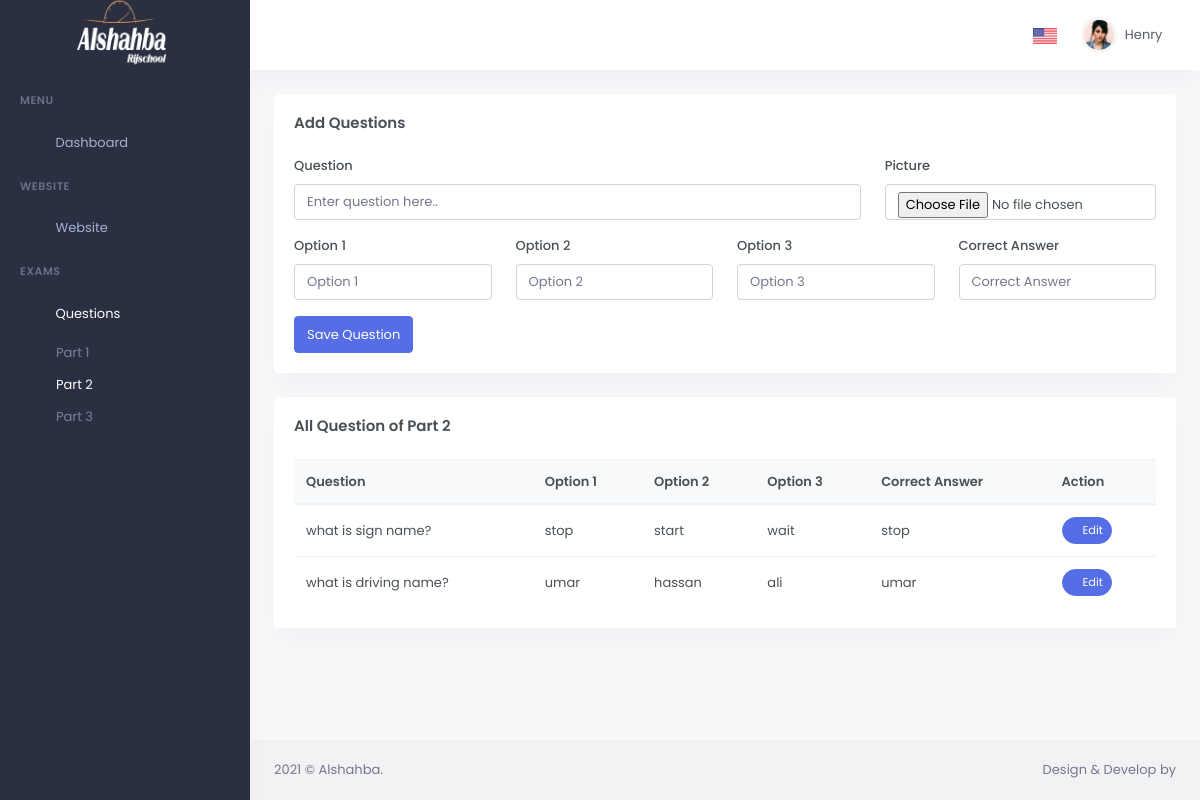
Screenshot of /questions/part-2/ with the database file from the repository.
### wsite/models.py (models this page shows, shortened)
class ExamPart2(models.Model):
    question = models.CharField(max_length=1000)
    picture = models.ImageField(upload_to="images/question/")
    option_1 = models.CharField(max_length=500)
    option_2 = models.CharField(max_length=500)
    option_3 = models.CharField(max_length=500)
    correct_answer = models.CharField(max_length=500)
    class Meta:
        verbose_name = "Exam Part 2"
        verbose_name_plural = "Exam Part 2"

### wsite/views.py (the view, shortened to what this page needs)
# urls.py: path('questions/part-2/', views.add_question_part_2, name="questions_part_2"),
def add_question_part_2(request):
    questions = ExamPart2.objects.all()
    context = {
        "questions": questions,
        "part": 2
    }
    return render(request, template_name="wsite/admin/exam-add-questions.html", context=context)

### templates/wsite/admin/exam-add-questions.html (shortened to what this page needs)
{% extends 'bases/admin_base.html' %}
{% load static %}
{% block body_content %}
    <div class="row">
        <div class="col-xl-12">
            <div class="card">
                <div class="card-body">
                    <h4 class="card-title">Add Questions</h4>
                    <form method="post" class="needs-validation" enctype="multipart/form-data" novalidate>
                        <div class="row">
                            <div class="col-lg-8">
                                <div class="form-group">
                                    <label for="question">Question</label>
                                    <input type="text" class="form-control" id="question" name="question"
                                        value="{{ edit_question.question }}"   placeholder="Enter question here.." required>
                                </div>
                            </div>
                            <div class="col-md-4">
                                <div class="form-group">
                                    <label for="picture">Picture</label>
                                    <input type="file" class="form-control" id="picture"
                                           name="picture" value="{{ edit_question.picture.url }}"
                                           placeholder="Picture" required>
                                </div>
                            </div>
                        </div>
                        <div class="row">
                            <div class="col-md-3">
                                <div class="form-group">
                                    <label for="option_1">Option 1</label>
                                    <input type="text" class="form-control" id="option_1"
                                           name="option_1" value="{{ edit_question.option_1 }}"
                                           placeholder="Option 1" required>
                                </div>
                            </div>
                            <div class="col-md-3">
                                <div class="form-group">
                                    <label for="option_2">Option 2</label>
                                    <input type="text" class="form-control" id="option_2"
                                           name="option_2" value="{{ edit_question.option_2 }}"
                                           placeholder="Option 2" required>
                                </div>
                            </div>
                            <div class="col-md-3">
                                <div class="form-group">
                                    <label for="option_3">Option 3</label>
                                    <input type="text" class="form-control" id="option_3"
                                           name="option_3" value="{{ edit_question.option_3 }}"
                                           placeholder="Option 3" required>
                                </div>
                            </div>
                            <div class="col-md-3">
                                <div class="form-group">
                                    <label for="correct_answer">Correct Answer</label>
                                    <input type="text" class="form-control" id="correct_answer"
                                           name="correct_answer" value="{{ edit_question.correct_answer }}"
                                           placeholder="Correct Answer" required>
                                </div>
                            </div>
                        </div>
                        <button class="btn btn-primary" type="submit">Save Question</button>
                    </form>
                </div>
            </div>
        </div>
    </div>
    <div class="row">
        <div class="col-lg-12">
            <div class="card">
                <div class="card-body">
                    <h4 class="card-title mb-4">All Question of Part {{ part }}</h4>
                    <div class="table-responsive">
                        <table class="table table-centered table-nowrap mb-0">
                            <thead class="thead-light">
                            <tr>
                                <th>Question</th>
                                <th>Option 1</th>
                                <th>Option 2</th>
                                <th>Option 3</th>
                                <th>Correct Answer</th>
                                <th>Action</th>
                            </tr>
                            </thead>
                            <tbody>
                            {% for data in questions %}
                              <tr>
                                <td>{{ data.question }}</td>
                                <td>{{ data.option_1 }}</td>
                                <td>{{ data.option_2}}</td>
                                <td>{{ data.option_3 }}</td>
                                <td>{{ data.correct_answer }}</td>
                                <td>
{% if part == 1 %}
                                    <a href="{% url 'edit_questions_part_1' data.id %}" class="btn btn-primary btn-sm btn-rounded waves-effect waves-light">
                                        <i class="fa fa-pencil-alt"></i> Edit
                                    </a>
    {% elif part == 2 %}
     <a href="{% url 'edit_questions_part_2' data.id %}" class="btn btn-primary btn-sm btn-rounded waves-effect waves-light">
                                        <i class="fa fa-pencil-alt"></i> Edit
                                    </a>
    {% elif part == 3 %}
    <a href="{% url 'edit_questions_part_3' data.id %}" class="btn btn-primary btn-sm btn-rounded waves-effect waves-light">
                                        <i class="fa fa-pencil-alt"></i> Edit
                                    </a>
                                    {% endif %}
                                </td>
                            </tr>
                            {% endfor %}
                            </tbody>
                        </table>
                    </div>
                </div>
            </div>
        </div>
    </div>
{% endblock body_content %}

### rows the page displays
ExamPart2: question "what is sign name?", option_1 "stop", option_2 "start", option_3 "wait", correct_answer "stop"
ExamPart2: question "what is driving name?", option_1 "umar", option_2 "hassan", option_3 "ali", correct_answer "umar"

### other values shown
{{ part }} "2"
